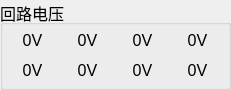
  <widget class="QGroupBox" name="groupBox_loopV">
   <property name="geometry">
    <rect>
     <x>875</x>
     <y>380</y>
     <width>231</width>
     <height>90</height>
    </rect>
   </property>
   <property name="font">
    <font>
     <pointsize>12</pointsize>
    </font>
   </property>
   <property name="title">
    <string>回路电压</string>
   </property>
   <widget class="QLabel" name="m_loop1V">
    <property name="geometry">
     <rect>
      <x>10</x>
      <y>30</y>
      <width>45</width>
      <height>20</height>
     </rect>
    </property>
    <property name="font">
     <font>
      <pointsize>12</pointsize>
     </font>
    </property>
    <property name="layoutDirection">
     <enum>Qt::LeftToRight</enum>
    </property>
    <property name="text">
     <string>0V</string>
    </property>
    <property name="alignment">
     <set>Qt::AlignCenter</set>
    </property>
   </widget>
   <widget class="QLabel" name="m_loop4V">
    <property name="geometry">
     <rect>
      <x>175</x>
      <y>30</y>
      <width>45</width>
      <height>20</height>
     </rect>
    </property>
    <property name="font">
     <font>
      <pointsize>12</pointsize>
     </font>
    </property>
    <property name="layoutDirection">
     <enum>Qt::LeftToRight</enum>
    </property>
    <property name="text">
     <string>0V</string>
    </property>
    <property name="alignment">
     <set>Qt::AlignCenter</set>
    </property>
   </widget>
   <widget class="QLabel" name="m_loop2V">
    <property name="geometry">
     <rect>
      <x>65</x>
      <y>30</y>
      <width>45</width>
      <height>20</height>
     </rect>
    </property>
    <property name="font">
     <font>
      <pointsize>12</pointsize>
     </font>
    </property>
    <property name="layoutDirection">
     <enum>Qt::LeftToRight</enum>
    </property>
    <property name="text">
     <string>0V</string>
    </property>
    <property name="alignment">
     <set>Qt::AlignCenter</set>
    </property>
   </widget>
   <widget class="QLabel" name="m_loop8V">
    <property name="geometry">
     <rect>
      <x>175</x>
      <y>60</y>
      <width>45</width>
      <height>20</height>
     </rect>
    </property>
    <property name="font">
     <font>
      <pointsize>12</pointsize>
     </font>
    </property>
    <property name="layoutDirection">
     <enum>Qt::LeftToRight</enum>
    </property>
    <property name="text">
     <string>0V</string>
    </property>
    <property name="alignment">
     <set>Qt::AlignCenter</set>
    </property>
   </widget>
   <widget class="QLabel" name="m_loop6V">
    <property name="geometry">
     <rect>
      <x>65</x>
      <y>60</y>
      <width>45</width>
      <height>20</height>
     </rect>
    </property>
    <property name="font">
     <font>
      <pointsize>12</pointsize>
     </font>
    </property>
    <property name="layoutDirection">
     <enum>Qt::LeftToRight</enum>
    </property>
    <property name="text">
     <string>0V</string>
    </property>
    <property name="alignment">
     <set>Qt::AlignCenter</set>
    </property>
   </widget>
   <widget class="QLabel" name="m_loop3V">
    <property name="geometry">
     <rect>
      <x>120</x>
      <y>30</y>
      <width>45</width>
      <height>20</height>
     </rect>
    </property>
    <property name="font">
     <font>
      <pointsize>12</pointsize>
     </font>
    </property>
    <property name="layoutDirection">
     <enum>Qt::LeftToRight</enum>
    </property>
    <property name="text">
     <string>0V</string>
    </property>
    <property name="alignment">
     <set>Qt::AlignCenter</set>
    </property>
   </widget>
   <widget class="QLabel" name="m_loop7V">
    <property name="geometry">
     <rect>
      <x>120</x>
      <y>60</y>
      <width>45</width>
      <height>20</height>
     </rect>
    </property>
    <property name="font">
     <font>
      <pointsize>12</pointsize>
     </font>
    </property>
    <property name="layoutDirection">
     <enum>Qt::LeftToRight</enum>
    </property>
    <property name="text">
     <string>0V</string>
    </property>
    <property name="alignment">
     <set>Qt::AlignCenter</set>
    </property>
   </widget>
   <widget class="QLabel" name="m_loop5V">
    <property name="geometry">
     <rect>
      <x>10</x>
      <y>60</y>
      <width>45</width>
      <height>20</height>
     </rect>
    </property>
    <property name="font">
     <font>
      <pointsize>12</pointsize>
     </font>
    </property>
    <property name="layoutDirection">
     <enum>Qt::LeftToRight</enum>
    </property>
    <property name="text">
     <string>0V</string>
    </property>
    <property name="alignment">
     <set>Qt::AlignCenter</set>
    </property>
   </widget>
  </widget>
